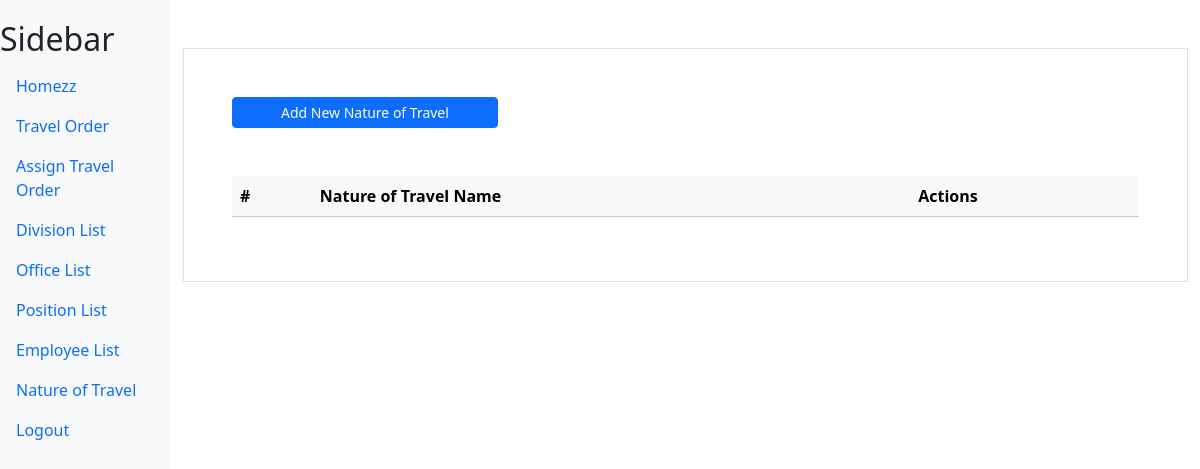
Page /nature_of_travel/ (signed in) on the earlier database version.
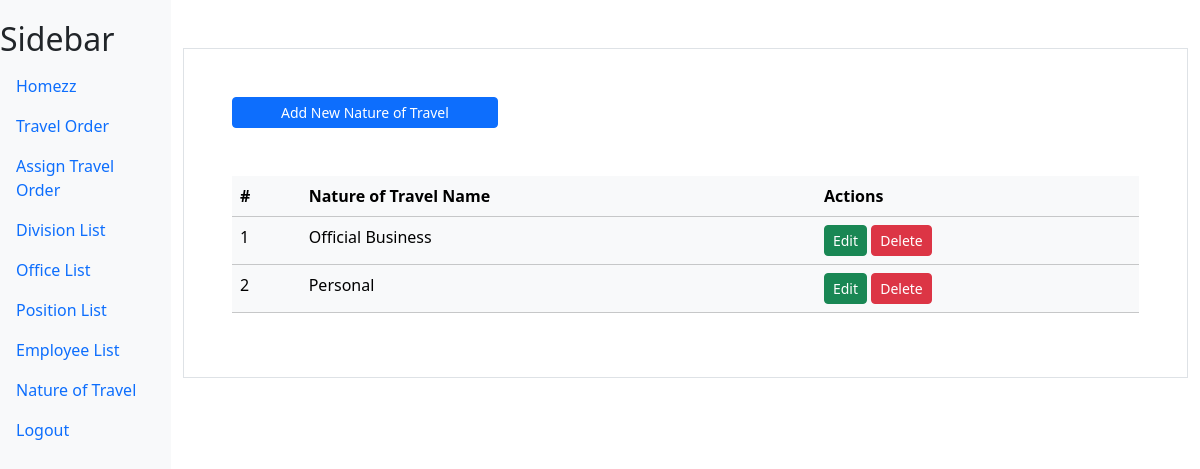
Same page on the later database version.
### myapp/models.py (models this page shows)
class NatureOfTravel(models.Model):
    nature_travel_name = models.CharField(max_length=100,verbose_name="Nature of Travel")

### myapp/views.py (the view, shortened to what this page needs)
# urls.py: path('nature_of_travel/',views.nature_travel,name='nature_travel'),
@login_required
def nature_travel(request):
    nature_travel = NatureOfTravel.objects.all()
    context = {"nature_travel_list":nature_travel}
    return render(request,'myapp/travelnature.html',context)

### myapp/templates/myapp/travelnature.html (shortened to what this page needs)
{% extends "myapp/base.html" %}
{% block content %}
<div class="container mt-5 p-5 border">
    <div class="">
        <a href="" class="btn btn-primary px-5 btn-sm" data-bs-toggle="modal" data-bs-target="#addModal">Add New Nature of Travel</a>
    </div>
    <table class="table mt-5 table-light">
        <thead>
          <tr>
            <th scope="col">#</th>
            <th scope="col">Nature of Travel Name</th>
            <th scope="col">Actions</th>
           </tr>
        </thead>
        <tbody>
          {%for nature_travel in nature_travel_list%}
          <tr>
            <td>{{forloop.counter}}</td>
            <td>{{nature_travel.nature_travel_name}}</td>
            <td>
                <a href="" class="btn btn-success btn-sm" data-bs-toggle="modal" data-bs-target="#updateModal_{{nature_travel.id}}">Edit</a>
                <a href="" class="btn btn-danger btn-sm" data-bs-toggle="modal" data-bs-target="#deleteModal_{{nature_travel.id}}">Delete</a>
            </td>
          </tr>
          {%endfor%}
        </tbody>
      </table>
</div>
{% endblock content %}

Differences in the rows shown:
added NatureOfTravel: nature_travel_name "Official Business"
added NatureOfTravel: nature_travel_name "Personal"
